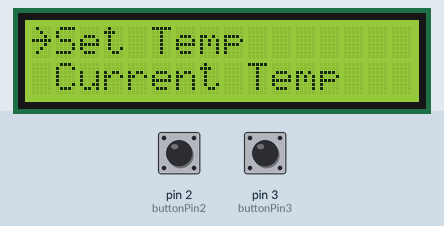
Recording of a sketch running on a simulated Arduino Uno, built with avr-gcc and run on an emulated ATmega328P. Shown: 16×2 character LCD. Inputs (shaded band) come from the test bench; at power-on: pin 3 (buttonPin3) HIGH, pin 2 (buttonPin2) HIGH. What the sketch prints to the serial monitor is not drawn.

Above: at 0.97 s.
1.3 s: pin 3 (buttonPin3) pulled LOW for 0.15 s
At 1.57 s:
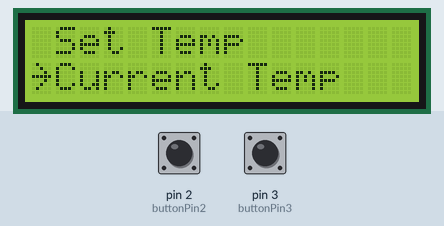
2.0 s: pin 2 (buttonPin2) pulled LOW for 0.15 s
At 2.17 s:
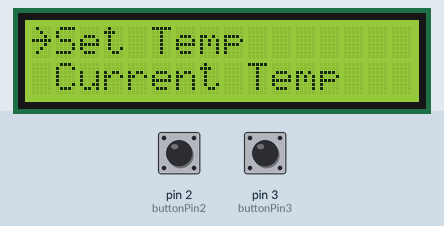
2.7 s: pin 3 (buttonPin3) pulled LOW for 1 s
At 3.17 s:
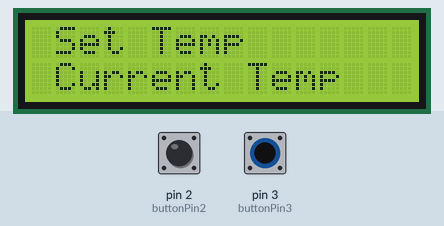
4.3 s: pin 3 (buttonPin3) pulled LOW for 0.15 s
At 4.57 s:
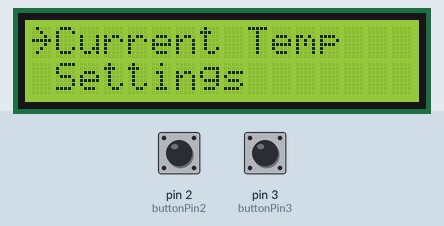
5.0 s: pin 3 (buttonPin3) pulled LOW for 3.2 s
At 5.17 s:
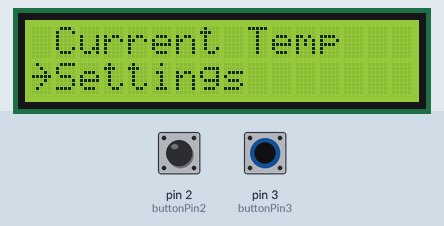
8.8 s: pin 2 (buttonPin2) pulled LOW for 1 s
At 8.98 s:
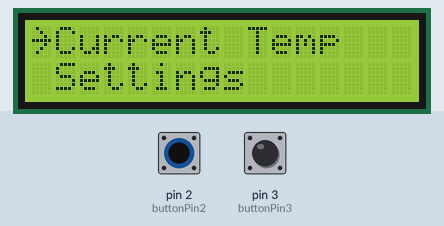
Timing chart, 0 to 11.4 s (numbered marks = the images above; inputs shaded):
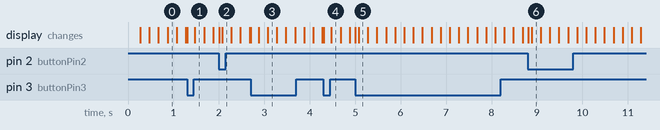

The sketch:

lcd_ui.ino
```cpp
#include <LiquidCrystal.h>

LiquidCrystal lcd(12, 11, 5, 4, 9, 8);

byte arrow[8] = {
  B01000,
  B00100,
  B00010,
  B11111,
  B00010,
  B00100,
  B01000,
};

byte clear[8] = {
  B00000,
  B00000,
  B00000,
  B00000,
  B00000,
  B00000,
  B00000,
};


const int buttonPin3= 3;
const int buttonPin2 = 2;
// Variable to hold the count of button presses
volatile int colsPos = 0;
volatile int menuPos=0;
long debounce_time=300;
volatile unsigned long last_micros;
volatile bool interrupt=false;


void setup() {
  Serial.begin(9600);
  lcd.createChar(5, arrow);
  lcd.createChar(0, clear);
  lcd.begin(16, 2);
  pinMode(buttonPin2, INPUT_PULLUP);
  attachInterrupt(digitalPinToInterrupt(buttonPin2), buttonInterrupt2, FALLING);
  pinMode(buttonPin3, INPUT_PULLUP);
  attachInterrupt(digitalPinToInterrupt(buttonPin3), buttonInterrupt3, FALLING);
   change_menu();
}

void loop()
{
  Serial.println(menuPos);
  blink_arrow(0,colsPos,3);

}


void change_menu()
{
  if (menuPos==0 || menuPos==1)
  {
    lcd.clear();
    main_menu();
  }

  if (menuPos==2 || menuPos==3)
  {
    lcd.clear();
    main_menu2();
  }
}


void blink_arrow(int col, int row, int count)
{
  int i=0;
   interrupt=false;
  while (i<count && !interrupt)
  {
  lcd.setCursor(col, row);
  lcd.write(byte(5));
  if (!interrupt)
  {delay(200);}

  lcd.setCursor(col, row);
  lcd.write(byte(0));
   if (!interrupt)
  {delay(200);}
  ++i;
  }
}


void main_menu()
{ lcd.setCursor(1,0);
  lcd.print("Set Temp");
  lcd.setCursor(1,1);
  lcd.print("Current Temp");
}


void buttonInterrupt2() {
  // Increment the count variable
 if ((long)(micros()-last_micros)>=debounce_time*1000)
 {

  if (!menuPos==0)
  {menuPos=menuPos-1;}

  if ((menuPos % 2)==0)
  {colsPos=0;}

  else
  {colsPos=1;}
  interrupt=true;
  change_menu();
  delay(500);
  last_micros=micros();

 }
}


void buttonInterrupt3() {
  // Increment the count variable
 if ((long)(micros()-last_micros)>=debounce_time*1000)
 {

    menuPos=menuPos+1;

  if ((menuPos % 2)==0)
  {
    colsPos=0;
  }

  else
  {
    colsPos=1;
  }

  change_menu();
    interrupt=true;
  last_micros=micros();
 }
}


void main_menu2()
{ lcd.setCursor(1,0);
  lcd.print("Current Temp");
  lcd.setCursor(1,1);
  lcd.print("Settings");
}
```

Measured:
- after the input at 1.3 s, the display: first changes at once (image 1 shows a later state)
- after the input at 2.0 s, the display: first changes at once (image 2 shows a later state)
- after the input at 4.3 s, the display: first changes at once (image 4 shows a later state)
- after the input at 5.0 s, the display: first changes at once (image 5 shows a later state)
- after the input at 8.8 s, the display: first changes at once (image 6 shows a later state)
